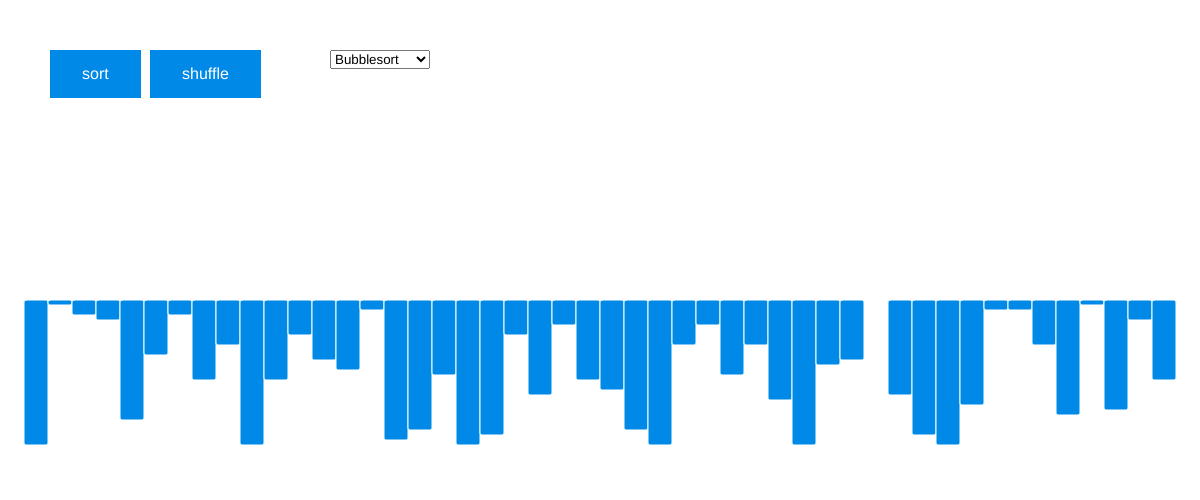
Frame 1 (no input)
Frame 60 (no input): identical to frame 1, image omitted
Frame 120 (the mouse pressed at the canvas centre since frame 60): identical to frame 1, image omitted

The p5.js sketch that drew this single still picture (run headless with seeded random() and noise() and a simulated clock; from frame 60 on, the mouse is pressed at the canvas centre):

// p5.js sketch
// ── sketch.js
//logic variables
let arr = [];
const n = 50;
let is_sorted = false;
let sort_running = false;

//interaction elements
let btn_sort;
let btn_shuffle;
let sel;

const colors = {
  "blue": [0, 137, 230],
  "darkblue": [32, 89, 232],
  "pink": [247, 45, 217],
  "black": [0, 0, 0],
  "white": [255, 255, 255]
};

async function setup() {
  createCanvas(windowWidth, windowHeight/2);
  btn_sort = createButton('sort');
  btn_sort.position(50, 50);
  btn_sort.mousePressed(sortArray);

  btn_shuffle = createButton('shuffle');
  btn_shuffle.position(150, 50);
  btn_shuffle.mousePressed(shuffleArray);

  for (btn of [btn_shuffle, btn_sort]) {
    btn.style('background-color', '#0089e6');
    btn.style('border', 'none');
    btn.style('color', 'white');
    btn.style('text-align', 'center');
    btn.style('font-size', '16px');
    btn.style('padding', '15px 32px');
    
  }

  sel = createSelect();
  sel.position(330, 50);
  sel.option('Bubblesort');
  sel.option('Quicksort');
  sel.option('Selectionsort');
  sel.selected('Bubblesort');

  shuffleArray();
}


function draw() {
  background(colors.white);
  drawArray();
  if (is_sorted) {
    fill(colors.blue);
    textSize(50);
    text('sorted!', 50, 250);
  }
}




function drawArray() {
  let width = windowWidth/n;
  fill(colors.blue);
  stroke(colors.white);
  
  for(let i = 1; i < arr.length - 1; i++) {
    fill(arr[i].color)
    rect(width * i, 300, width, arr[i].val*5, 2);
  }
}


function shuffleArray() {
  is_sorted = false;
  sort_running = false;
  arr = [];
  for(let i = 0; i < n; i++) {
    arr.push({
      "val": Math.floor(Math.random()*30), 
      "color": colors.blue}
      );
  }
}

function sortArray() {
  if (sort_running || is_sorted) return;
  sort_running = true;
  switch (sel.value()) {
    case "Bubblesort":
      print("bubble");
      bubblesort();
      break;
    case "Quicksort":
      break;
    case "Selectionsort":
      break;
  }
}

async function bubblesort() {
  let run = true;
  for(let i = 0; i < arr.length; i++) {
    run = false;
    for(let y = 0; y < arr.length-1; y++) {
      if (!sort_running) return;
      arr[y].color = colors.pink;
      arr[y+1].color = colors.pink;
      await sleep(5);
      if (arr[y].val > arr[y+1].val) {
        run = true;
        swap(y, y+1);
      }
      await sleep(5);
      arr[y].color = colors.blue;
      arr[y+1].color = colors.blue;
    }
  }
  is_sorted = true;
}

function swap(a, b) {
  let tmp = arr[a];
  arr[a]  = arr[b];
  arr[b] = tmp;
}

function sleep(ms) {
  return new Promise(resolve => setTimeout(resolve, ms));
}

// ── 10print.js
let x = 0;
let y = 0;
let N = 30;
let spacing = 0;
function setup() {
  var canvas = createCanvas(windowWidth, windowHeight);
  canvas.parent('sketch');
  background(0, 255, 255);
  spacing = windowHeight / N;
}

function draw() {
  for(var i = 0; i < 20; i++) {
  strokeWeight(3);
  stroke(255);
    if (random(1) < 0.5) {
      line(x, y, x + spacing, y + spacing);
    } else {
      line(x, y + spacing, x + spacing, y);
    }
  x = x+ spacing;

  if(x> width) {
    x = 0;
    y = y + spacing;
  }
}
}
// ── flock.js


let flock;

function setup() {
  var canvas = createCanvas(windowWidth, windowHeight);
  canvas.parent('sketch');
  flock = new Flock();
  // Add an initial set of boids into the system
  for (let i = 0; i < 150; i++) {
    let b = new Boid(width / 2,height / 2);
    flock.addBoid(b);
  }
}

function draw() {
  background(0,255, 255);
  flock.run();
}
function windowResized() {
  resizeCanvas(windowWidth, windowHeight);
}
// Add a new boid into the System
function mouseDragged() {
  flock.addBoid(new Boid(mouseX, mouseY));
}

// The Nature of Code
// Daniel Shiffman
// http://natureofcode.com

// Flock object
// Does very little, simply manages the array of all the boids

function Flock() {
  // An array for all the boids
  this.boids = []; // Initialize the array
}

Flock.prototype.run = function() {
  for (let i = 0; i < this.boids.length; i++) {
    this.boids[i].run(this.boids);  // Passing the entire list of boids to each boid individually
  }
}

Flock.prototype.addBoid = function(b) {
  this.boids.push(b);
  if(this.boids.length > 150) {
    this.boids.shift();
  }
}

// The Nature of Code
// Daniel Shiffman
// http://natureofcode.com

// Boid class
// Methods for Separation, Cohesion, Alignment added

function Boid(x, y) {
  this.acceleration = createVector(0, 0);
  this.velocity = createVector(random(-1, 1), random(-1, 1));
  this.position = createVector(x, y);
  this.r = 4.0;
  this.maxspeed = 3;    // Maximum speed
  this.maxforce = 0.05; // Maximum steering force
}

Boid.prototype.run = function(boids) {
  this.flock(boids);
  this.update();
  this.borders();
  this.render();
}

Boid.prototype.applyForce = function(force) {
  // We could add mass here if we want A = F / M
  this.acceleration.add(force);
}

// We accumulate a new acceleration each time based on three rules
Boid.prototype.flock = function(boids) {
  let sep = this.separate(boids);   // Separation
  let ali = this.align(boids);      // Alignment
  let coh = this.cohesion(boids);   // Cohesion
  // Arbitrarily weight these forces
  sep.mult(1.5);
  ali.mult(1.0);
  coh.mult(1.0);
  // Add the force vectors to acceleration
  this.applyForce(sep);
  this.applyForce(ali);
  this.applyForce(coh);
}

// Method to update location
Boid.prototype.update = function() {
  // Update velocity
  this.velocity.add(this.acceleration);
  // Limit speed
  this.velocity.limit(this.maxspeed);
  this.position.add(this.velocity);
  // Reset accelertion to 0 each cycle
  this.acceleration.mult(0);
}

// A method that calculates and applies a steering force towards a target
// STEER = DESIRED MINUS VELOCITY
Boid.prototype.seek = function(target) {
  let desired = p5.Vector.sub(target,this.position);  // A vector pointing from the location to the target
  // Normalize desired and scale to maximum speed
  desired.normalize();
  desired.mult(this.maxspeed);
  // Steering = Desired minus Velocity
  let steer = p5.Vector.sub(desired,this.velocity);
  steer.limit(this.maxforce);  // Limit to maximum steering force
  return steer;
}

Boid.prototype.render = function() {
  // Draw a triangle rotated in the direction of velocity
  let theta = this.velocity.heading() + radians(90);
  fill(255);
  stroke(255);
  push();
  translate(this.position.x, this.position.y);
  rotate(theta);
  beginShape();
  vertex(0, -this.r * 2);
  vertex(-this.r, this.r * 2);
  vertex(this.r, this.r * 2);
  endShape(CLOSE);
  pop();
}

// Wraparound
Boid.prototype.borders = function() {
  if (this.position.x < -this.r)  this.position.x = width + this.r;
  if (this.position.y < -this.r)  this.position.y = height + this.r;
  if (this.position.x > width + this.r) this.position.x = -this.r;
  if (this.position.y > height + this.r) this.position.y = -this.r;
}

// Separation
// Method checks for nearby boids and steers away
Boid.prototype.separate = function(boids) {
  let desiredseparation = 25.0;
  let steer = createVector(0, 0);
  let count = 0;
  // For every boid in the system, check if it's too close
  for (let i = 0; i < boids.length; i++) {
    let d = p5.Vector.dist(this.position,boids[i].position);
    // If the distance is greater than 0 and less than an arbitrary amount (0 when you are yourself)
    if ((d > 0) && (d < desiredseparation)) {
      // Calculate vector pointing away from neighbor
      let diff = p5.Vector.sub(this.position, boids[i].position);
      diff.normalize();
      diff.div(d);        // Weight by distance
      steer.add(diff);
      count++;            // Keep track of how many
    }
  }
  // Average -- divide by how many
  if (count > 0) {
    steer.div(count);
  }

  // As long as the vector is greater than 0
  if (steer.mag() > 0) {
    // Implement Reynolds: Steering = Desired - Velocity
    steer.normalize();
    steer.mult(this.maxspeed);
    steer.sub(this.velocity);
    steer.limit(this.maxforce);
  }
  return steer;
}

// Alignment
// For every nearby boid in the system, calculate the average velocity
Boid.prototype.align = function(boids) {
  let neighbordist = 50;
  let sum = createVector(0,0);
  let count = 0;
  for (let i = 0; i < boids.length; i++) {
    let d = p5.Vector.dist(this.position,boids[i].position);
    if ((d > 0) && (d < neighbordist)) {
      sum.add(boids[i].velocity);
      count++;
    }
  }
  if (count > 0) {
    sum.div(count);
    sum.normalize();
    sum.mult(this.maxspeed);
    let steer = p5.Vector.sub(sum, this.velocity);
    steer.limit(this.maxforce);
    return steer;
  } else {
    return createVector(0, 0);
  }
}

// Cohesion
// For the average location (i.e. center) of all nearby boids, calculate steering vector towards that location
Boid.prototype.cohesion = function(boids) {
  let neighbordist = 50;
  let sum = createVector(0, 0);   // Start with empty vector to accumulate all locations
  let count = 0;
  for (let i = 0; i < boids.length; i++) {
    let d = p5.Vector.dist(this.position,boids[i].position);
    if ((d > 0) && (d < neighbordist)) {
      sum.add(boids[i].position); // Add location
      count++;
    }
  }
  if (count > 0) {
    sum.div(count);
    return this.seek(sum);  // Steer towards the location
  } else {
    return createVector(0, 0);
  }
}



// ── style.css
body, h1, h2, h3, h4, h5, h6{
  font-family: "Lato", sans-serif;
}
h2 {
  font-weight: 400;
  margin: 10px 0;
  font-size: 20px;
}
h3 {
  
}

body, html {
  height: 100%;
  color: #777;
  line-height: 1.8;
  scroll-behavior: smooth;
}

.grey-box {
  position: absolute;
  width: 260px;
  height: 70px;
  line-height: 70px;
  text-align: center;
  background-color: #545454;
  top: 50%;
  left: 50%;
  margin-top: -35px;
  margin-left: -130px;
}

.intro a:hover {
  background-color: #454545;
}
.intro span {
  display: inline-block;
  color: white;
  vertical-align: middle;
  line-height: normal;
  font-size: 25px;
  letter-spacing: 4px;
}

.center {
  text-align: center;
}

/*
  Projects Gallery Container
*/
.project-container {
  display: grid;
  grid-template-columns: repeat(1, 1fr);
  gap: 10px;
  margin-bottom: 10%;
}

/*
projects highlight

*/
.project-box {
  width: auto;
  gap: 10px;
  padding: 10px;
  background-color: white;
  border: 2px solid grey;
  border-radius: 5px;
  justify-self: center;
}
.project-box img {
  width: 200px;
  height: 200px;
}
.project-box .button {
  border: 2px solid grey;
  height: 50px;
  line-height: normal;
  color: grey;
  padding-top: 12px;
  text-align: center;
}

ul {
  list-style: none;
}

li {
  float: left;
  margin-right: 20px;
}
li:hover .button {
  background-color: #00ffff;
  border: 2px solid #00ffff;
  color: white;
}
/*w3 leftovers*/
.w3-wide {
  letter-spacing: 10px;
}

.w3-hover-opacity {
  cursor: pointer;
}


/* Style the tab */
.tab {
  overflow: hidden;
  background-color: white;
  text-align: center;
  margin-bottom: 10px;
}

/* Style the buttons that are used to open the tab content */
.tab button {
  background-color: inherit;
  border: none;
  outline: none;
  cursor: pointer;
  width: 50px;
  padding: 14px 16px;
  margin-top: 10px;
  transition: 0.3s;
}

/* Change background color of buttons on hover */

.tab button:hover {
  background-color: #ddd;
}

/* Create an active/current tablink class */

.tab button.active {
  background-color: #ccc;
}

/* Style the tab content */

.tabcontent {
  display: none;
  border-top: none;
}
